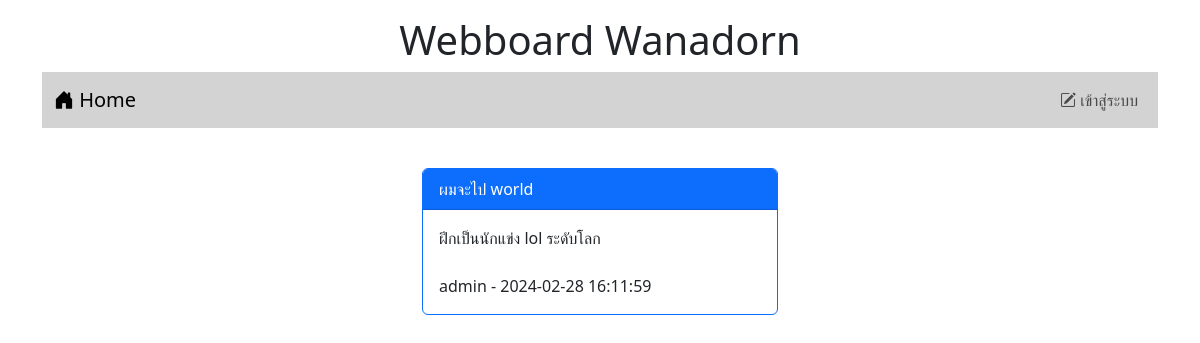
The page /post.php?id=2 on the database as committed earlier.
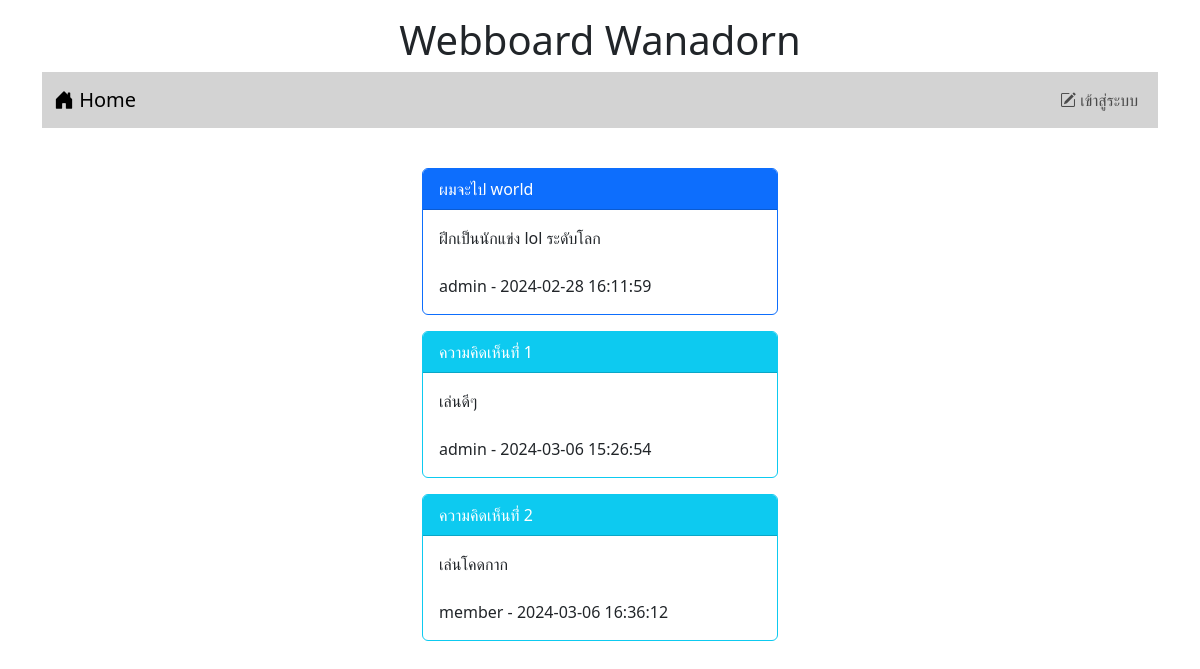
The same page on the database as committed later.
### tables this page shows
CREATE TABLE `post` (
  `id` int(11) NOT NULL,
  `title` varchar(128) NOT NULL,
  `content` varchar(2048) NOT NULL,
  `post_date` datetime NOT NULL,
  `cat_id` int(11) NOT NULL,
  `user_id` int(11) NOT NULL
);

CREATE TABLE `user` (
  `id` int(11) NOT NULL,
  `login` varchar(32) NOT NULL,
  `password` varchar(64) NOT NULL,
  `name` varchar(64) NOT NULL,
  `gender` char(1) NOT NULL,
  `email` varchar(32) NOT NULL,
  `role` char(1) NOT NULL
);

CREATE TABLE `comment` (
  `id` int(11) NOT NULL,
  `content` varchar(20148) NOT NULL,
  `post_date` datetime NOT NULL,
  `user_id` int(11) NOT NULL,
  `post_id` int(11) NOT NULL
);

### post.php (the view, shortened to what this page needs)
<!DOCTYPE html>
<html lang="en">
<head>
    <link rel="stylesheet" href="bootstrap-5.3.2-dist/css/bootstrap.min.css">
    <link rel="stylesheet" href="https://cdn.jsdelivr.net/npm/bootstrap-icons@1.11.3/font/bootstrap-icons.min.css">
</head>
<body>
    <div class="container">
        <h1 style="text-align: center;" class="mt-3">Webboard Wanadorn</h1>
        <?php include "nav.php" ?>
        <div class="row mt-4">
            <div class="col-lg-4 col-md-3 col-sm-2 col-1"></div>
            <div class="col-lg-4 col-md-6 col-sm-8 col-10">
                <?php
                    $conn=new PDO("mysql:host=localhost;dbname=webboard;charset=utf8","root","");
                    $sql="SELECT post.title,post.content,post.post_date,user.login FROM post
                    INNER JOIN user ON (post.user_id=user.id) WHERE post.id=$_GET[id]";
                    $result=$conn->query($sql);
                    while($row=$result->fetch()){
                        echo "<div class='card border-primary mt-3'>
                        <div class='card-header bg-primary text-white'>$row[0]</div>
                        <div class='card-body'>
                                $row[1]<br><br>$row[3] - $row[2]
                            </div>
                        </div>";
                    }
                ?>
                <?php
                    $sql="SELECT comment.content,comment.post_date,user.login FROM comment
                    INNER JOIN user ON (comment.user_id=user.id) WHERE comment.post_id=$_GET[id] ";
                    $result=$conn->query($sql);
                    $i=1;
                    while($row=$result->fetch()){
                        echo "<div class='card border-info mt-3'>
                        <div class='card-header bg-info text-white'>ความคิดเห็นที่่ $i</div>
                        <div class='card-body'>
                                $row[0]<br><br>$row[2] - $row[1]
                            </div>
                        </div>";
                        $i++;
                    }
                ?>
            </div>
            <div class="col-lg-4 col-md-3 col-sm-2 col-1"></div>
        </div>
    </div>
</body>
</html>

Rows that differ between the two databases and show on the page:
added comment: content "เล่นดีๆ", user.login "admin", post_date "2024-03-06 15:26:54"
added comment: content "เล่นโคดกาก", user.login "member", post_date "2024-03-06 16:36:12"
